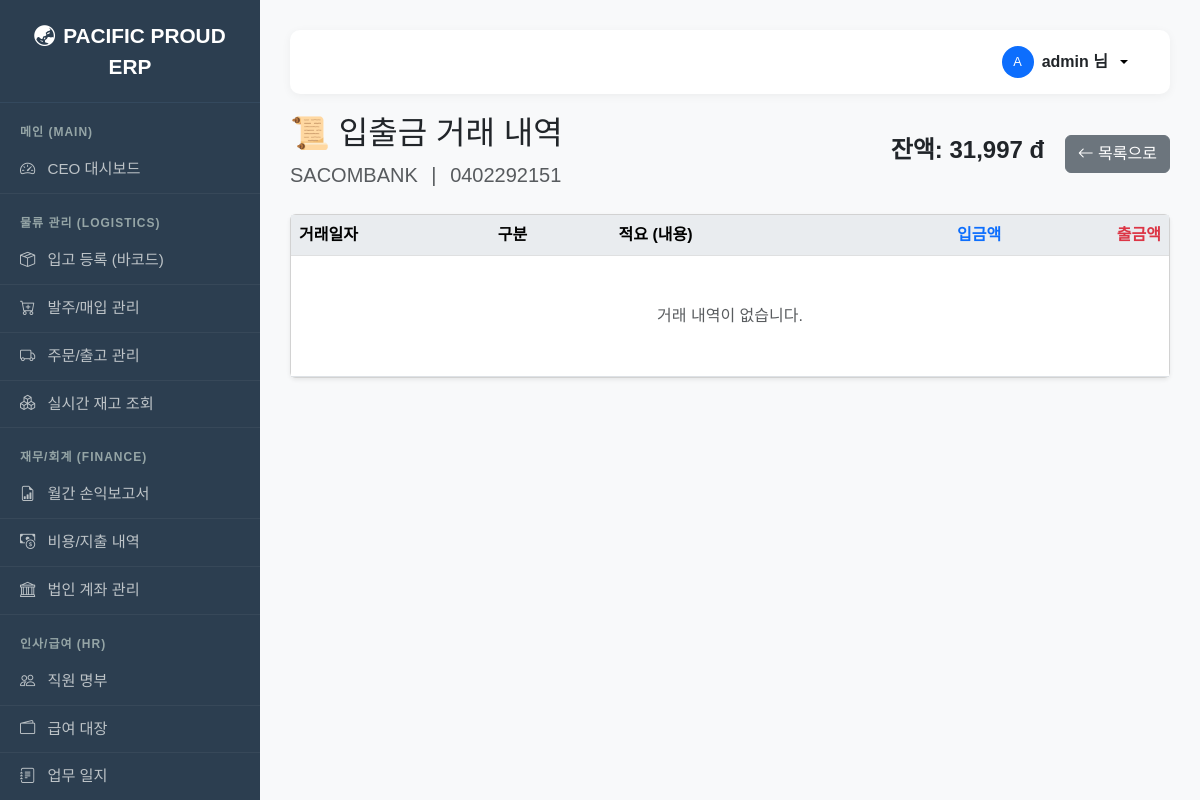
The app's page /banks/1/ (signed in) with its own data.
### fulfillment/models.py (models this page shows, shortened)
class BankAccount(models.Model):
    bank_name = models.CharField(max_length=50, verbose_name="은행명")
    account_number = models.CharField(max_length=50, verbose_name="계좌번호")
    account_holder = models.CharField(max_length=50, verbose_name="예금주", default="(주)퍼시픽프라우드")
    initial_balance = models.DecimalField(max_digits=15, decimal_places=0, default=0, verbose_name="기초 잔액")
    is_active = models.BooleanField(default=True, verbose_name="사용 중")
    @property
    def current_balance(self):
        in_total = self.transactions.filter(transaction_type='DEPOSIT').aggregate(s=Sum('amount'))['s'] or 0
        out_total = self.transactions.filter(transaction_type='WITHDRAWAL').aggregate(s=Sum('amount'))['s'] or 0
        return self.initial_balance + in_total - out_total

### fulfillment/views.py (the view)
# urls.py: path('banks/<int:pk>/', views.bank_detail, name='bank_detail'),
@login_required
def bank_detail(request, pk):
    account = get_object_or_404(BankAccount, pk=pk)
    transactions = account.transactions.order_by('-date', '-id')
    return render(request, 'fulfillment/bank_detail.html', {'account': account, 'transactions': transactions})

### templates/fulfillment/bank_detail.html
{% extends 'base.html' %}
{% load humanize %}
{% block content %}
<div class="d-flex justify-content-between align-items-center mb-4">
    <div>
        <h2>📜 입출금 거래 내역</h2>
        <span class="text-muted fs-5">{{ account.bank_name }} <span class="mx-2">|</span> {{ account.account_number }}</span>
    </div>
    <div>
        <span class="fs-4 fw-bold me-3">잔액: {{ account.current_balance|intcomma }} đ</span>
        <a href="{% url 'fulfillment:bank_list' %}" class="btn btn-secondary">
            <i class="bi bi-arrow-left"></i> 목록으로
        </a>
    </div>
</div>
<div class="card shadow-sm">
    <div class="card-body p-0">
        <table class="table table-hover align-middle mb-0">
            <thead class="table-light">
                <tr>
                    <th>거래일자</th>
                    <th>구분</th>
                    <th>적요 (내용)</th>
                    <th class="text-end text-primary">입금액</th>
                    <th class="text-end text-danger">출금액</th>
                </tr>
            </thead>
            <tbody>
                {% for tr in transactions %}
                <tr>
                    <td>{{ tr.date|date:"Y-m-d" }}</td>
                    <td>
                        {% if tr.transaction_type == 'DEPOSIT' %}
                            <span class="badge bg-primary">입금</span>
                        {% else %}
                            <span class="badge bg-danger">출금</span>
                        {% endif %}
                    </td>
                    <td>{{ tr.description }}</td>
                    <td class="text-end fw-bold text-primary">
                        {% if tr.transaction_type == 'DEPOSIT' %}+ {{ tr.amount|intcomma }}{% endif %}
                    </td>
                    <td class="text-end fw-bold text-danger">
                        {% if tr.transaction_type == 'WITHDRAWAL' %}- {{ tr.amount|intcomma }}{% endif %}
                    </td>
                </tr>
                {% empty %}
                <tr><td colspan="5" class="text-center p-5 text-muted">거래 내역이 없습니다.</td></tr>
                {% endfor %}
            </tbody>
        </table>
    </div>
</div>
{% endblock %}

### templates/base.html (shortened to what this page needs)
<!DOCTYPE html>
<html lang="ko">
<head>
    <link href="https://cdn.jsdelivr.net/npm/bootstrap@5.3.0/dist/css/bootstrap.min.css" rel="stylesheet">
    <link rel="stylesheet" href="https://cdn.jsdelivr.net/npm/bootstrap-icons@1.10.0/font/bootstrap-icons.css">
    <link href="https://cdn.jsdelivr.net/npm/select2@4.1.0-rc.0/dist/css/select2.min.css" rel="stylesheet" />
    <link rel="stylesheet" href="https://cdn.jsdelivr.net/npm/select2-bootstrap-5-theme@1.3.0/dist/select2-bootstrap-5-theme.min.css" />
</head>
<body>
    <nav class="sidebar" id="sidebar">
        <div class="brand">
            <i class="bi bi-globe-asia-australia me-2"></i>PACIFIC PROUD ERP
        </div>
        <div class="category">메인 (Main)</div>
        <a href="{% url 'fulfillment:dashboard' %}"><i class="bi bi-speedometer2 me-2"></i> CEO 대시보드</a>
        <div class="category">물류 관리 (Logistics)</div>
        {% if perms.fulfillment.view_inventory or user.is_superuser %}
        <a href="{% url 'fulfillment:inbound_create' %}"><i class="bi bi-box-seam me-2"></i> 입고 등록 (바코드)</a>
        <a href="{% url 'fulfillment:purchase_list' %}"><i class="bi bi-cart-plus me-2"></i> 발주/매입 관리</a>
        <a href="{% url 'fulfillment:order_list' %}"><i class="bi bi-truck me-2"></i> 주문/출고 관리</a>
        <a href="{% url 'fulfillment:inventory_list' %}"><i class="bi bi-boxes me-2"></i> 실시간 재고 조회</a>
        {% endif %}
        <div class="category">재무/회계 (Finance)</div>
        {% if perms.fulfillment.view_expense or user.is_superuser %}
        <a href="{% url 'fulfillment:monthly_report' %}"><i class="bi bi-file-earmark-bar-graph me-2"></i> 월간 손익보고서</a>
        <a href="{% url 'fulfillment:expense_list' %}"><i class="bi bi-cash-coin me-2"></i> 비용/지출 내역</a>
        <a href="{% url 'fulfillment:bank_list' %}"><i class="bi bi-bank me-2"></i> 법인 계좌 관리</a>
        {% endif %}
        <div class="category">인사/급여 (HR)</div>
        {% if perms.fulfillment.view_employee or user.is_superuser %}
        <a href="{% url 'fulfillment:employee_list' %}"><i class="bi bi-people me-2"></i> 직원 명부</a>
        <a href="{% url 'fulfillment:payroll_list' %}"><i class="bi bi-wallet2 me-2"></i> 급여 대장</a>
        <a href="{% url 'fulfillment:worklog_list' %}"><i class="bi bi-journal-text me-2"></i> 업무 일지</a>
        {% endif %}
    </nav>
    <div class="main-content-wrapper">
        <div class="top-header">
            {% if user.is_authenticated %}
                <div class="dropdown">
                    <button class="btn btn-light dropdown-toggle d-flex align-items-center gap-2 border-0 bg-transparent" type="button" data-bs-toggle="dropdown" aria-expanded="false">
                        <div class="bg-primary text-white rounded-circle d-flex justify-content-center align-items-center" style="width: 32px; height: 32px; font-size: 0.8rem;">
                            {{ user.username|slice:":1"|upper }}
                        </div>
                        <span class="fw-bold text-dark">{{ user.username }} 님</span>
                    </button>
                </div>
            {% else %}
                <a href="{% url 'login' %}" class="btn btn-primary btn-sm px-4 rounded-pill">
                    <i class="bi bi-box-arrow-in-right me-1"></i> 로그인
                </a>
            {% endif %}
        </div>
        {% block content %}
        {% endblock %}
    </div>
</body>
</html>

### templates/base.html (style rules this page uses)
body { font-family: 'Malgun Gothic', sans-serif; background-color: #f8f9fa; overflow-x: hidden; }
.sidebar { width: 260px; min-height: 100vh; background-color: #2c3e50; color: #ecf0f1; position: fixed; left: 0; top: 0; z-index: 1050; overflow-y: auto; transition: all 0.3s; }
@media (min-width: 768px) { .main-content-wrapper { margin-left: 260px; padding: 30px; width: calc(100% - 260px); } }
.sidebar a { color: #bdc3c7; text-decoration: none; display: block; padding: 12px 20px; font-size: 0.95rem; border-bottom: 1px solid rgba(255,255,255,0.05); }
.sidebar .category { font-size: 0.75rem; text-transform: uppercase; color: #95a5a6; padding: 20px 20px 5px; font-weight: bold; letter-spacing: 1px; }
.sidebar .brand { font-size: 1.3rem; font-weight: bold; padding: 20px; text-align: center; color: #fff; border-bottom: 1px solid #34495e; }
.top-header { background-color: #fff; padding: 10px 30px; box-shadow: 0 2px 10px rgba(0,0,0,0.05); display: flex; justify-content: flex-end; align-items: center; margin-bottom: 20px; border-radius: 10px; }
.card-body.p-0 { max-height: 75vh; overflow-y: auto; }
.table thead th { position: sticky; top: 0; z-index: 2; background-color: #e9ecef; white-space: nowrap; }

### records on screen
BankAccount: bank_name "SACOMBANK", account_number "0402292151", current_balance "31,997"

### other values on screen
{{ user.username|slice:":1"|upper }} "A"
{{ user.username }} "admin"
